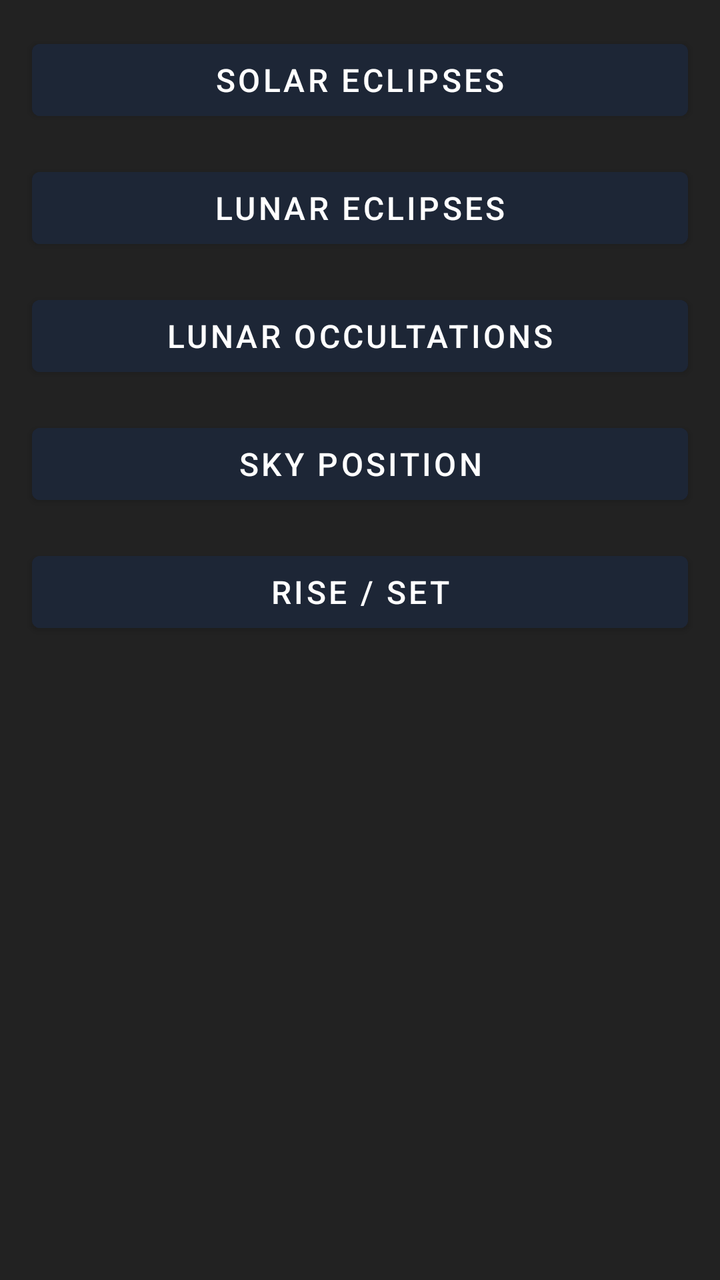
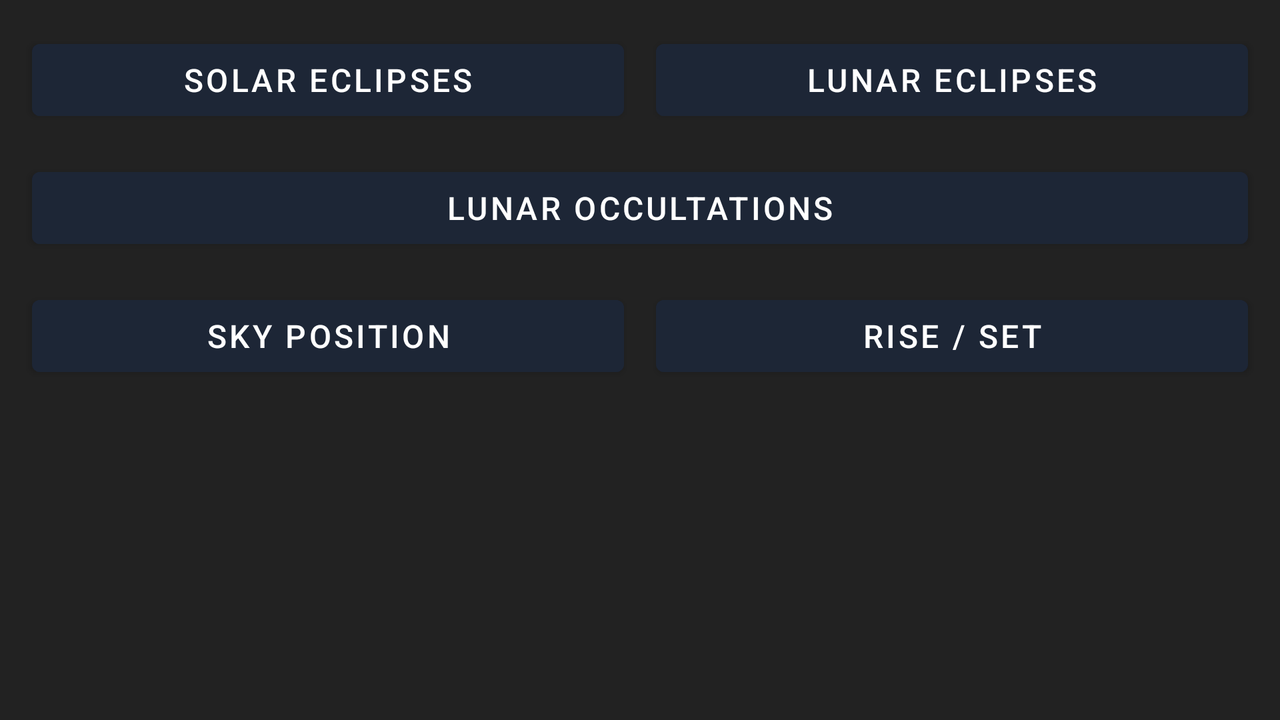

An Android layout and its configuration variant, each rendered on a device that would load it. The default file and the variant file are quoted in full after the pictures.
<!-- AndroidManifest.xml: activity theme Theme.PlanetsPosition.NoActionBar -->
<!-- res/layout/fragment_main.xml -->
<?xml version="1.0" encoding="utf-8"?>
<androidx.constraintlayout.widget.ConstraintLayout xmlns:android="http://schemas.android.com/apk/res/android"
    xmlns:app="http://schemas.android.com/apk/res-auto"
    android:layout_width="match_parent"
    android:layout_height="match_parent"
    android:background="@color/main_back">

    <Button
        android:id="@+id/buttonSEMain"
        android:layout_width="0dp"
        android:layout_height="wrap_content"
        android:layout_marginStart="16dp"
        android:layout_marginTop="16dp"
        android:layout_marginEnd="16dp"
        android:backgroundTint="@color/button_back"
        android:text="@string/nav_solar_eclipse"
        android:textColor="@color/button_text"
        android:textSize="@dimen/label_planets_text"
        app:layout_constraintEnd_toEndOf="parent"
        app:layout_constraintHorizontal_bias="0.0"
        app:layout_constraintStart_toStartOf="parent"
        app:layout_constraintTop_toTopOf="parent" />

    <Button
        android:id="@+id/buttonLEMain"
        android:layout_width="0dp"
        android:layout_height="wrap_content"
        android:layout_marginStart="16dp"
        android:layout_marginLeft="16dp"
        android:layout_marginTop="16dp"
        android:layout_marginEnd="16dp"
        android:layout_marginRight="16dp"
        android:backgroundTint="@color/button_back"
        android:text="@string/nav_lunar_eclipse"
        android:textColor="@color/button_text"
        android:textSize="@dimen/label_planets_text"
        app:layout_constraintEnd_toEndOf="parent"
        app:layout_constraintStart_toStartOf="parent"
        app:layout_constraintTop_toBottomOf="@+id/buttonSEMain" />

    <Button
        android:id="@+id/buttonLOMain"
        android:layout_width="0dp"
        android:layout_height="wrap_content"
        android:layout_marginStart="16dp"
        android:layout_marginLeft="16dp"
        android:layout_marginTop="16dp"
        android:layout_marginEnd="16dp"
        android:layout_marginRight="16dp"
        android:backgroundTint="@color/button_back"
        android:text="@string/nav_lunar_occultion"
        android:textColor="@color/button_text"
        android:textSize="@dimen/label_planets_text"
        app:layout_constraintEnd_toEndOf="parent"
        app:layout_constraintStart_toStartOf="parent"
        app:layout_constraintTop_toBottomOf="@+id/buttonLEMain" />

    <Button
        android:id="@+id/buttonSky"
        android:layout_width="0dp"
        android:layout_height="wrap_content"
        android:layout_marginStart="16dp"
        android:layout_marginLeft="16dp"
        android:layout_marginTop="16dp"
        android:layout_marginEnd="16dp"
        android:layout_marginRight="16dp"
        android:backgroundTint="@color/button_back"
        android:text="@string/nav_sky_position"
        android:textColor="@color/button_text"
        android:textSize="@dimen/label_planets_text"
        app:layout_constraintEnd_toEndOf="parent"
        app:layout_constraintStart_toStartOf="parent"
        app:layout_constraintTop_toBottomOf="@+id/buttonLOMain" />

    <Button
        android:id="@+id/buttonRiseSet"
        android:layout_width="0dp"
        android:layout_height="wrap_content"
        android:layout_marginStart="16dp"
        android:layout_marginLeft="16dp"
        android:layout_marginTop="16dp"
        android:layout_marginEnd="16dp"
        android:layout_marginRight="16dp"
        android:backgroundTint="@color/button_back"
        android:text="@string/nav_rise_set"
        android:textColor="@color/button_text"
        android:textSize="@dimen/label_planets_text"
        app:layout_constraintEnd_toEndOf="parent"
        app:layout_constraintStart_toStartOf="parent"
        app:layout_constraintTop_toBottomOf="@+id/buttonSky" />

</androidx.constraintlayout.widget.ConstraintLayout>
<!-- resources referenced by this layout -->
<resources>
  <color name="button_back">#1d2636</color>
  <color name="button_text">#ffffff</color>
  <color name="main_back">#222222</color>
  <dimen name="label_planets_text">16sp</dimen>
  <string name="nav_lunar_eclipse">Lunar Eclipses</string>
  <string name="nav_lunar_occultion">Lunar Occultations</string>
  <string name="nav_rise_set">Rise / Set</string>
  <string name="nav_sky_position">Sky Position</string>
  <string name="nav_solar_eclipse">Solar Eclipses</string>
  <style name="Theme.PlanetsPosition.NoActionBar">
          <item name="windowActionBar">false</item>
          <item name="windowNoTitle">true</item>
      </style>
</resources>
<!-- res/layout-land/fragment_main.xml (the repository's variant of the layout above) -->
<!-- drawn on the phone turned sideways -->
<?xml version="1.0" encoding="utf-8"?>
<androidx.constraintlayout.widget.ConstraintLayout xmlns:android="http://schemas.android.com/apk/res/android"
    xmlns:app="http://schemas.android.com/apk/res-auto"
    android:layout_width="match_parent"
    android:layout_height="match_parent"
    android:background="@color/main_back">

    <androidx.constraintlayout.widget.Guideline
        android:id="@+id/main_guide1"
        android:layout_width="wrap_content"
        android:layout_height="wrap_content"
        android:orientation="vertical"
        app:layout_constraintGuide_percent="0.5" />

    <Button
        android:id="@+id/buttonSEMain"
        android:layout_width="0dp"
        android:layout_height="wrap_content"
        android:layout_marginStart="16dp"
        android:layout_marginTop="16dp"
        android:layout_marginEnd="8dp"
        android:backgroundTint="@color/button_back"
        android:text="@string/nav_solar_eclipse"
        android:textColor="@color/button_text"
        android:textSize="@dimen/label_planets_text"
        app:layout_constraintEnd_toStartOf="@+id/main_guide1"
        app:layout_constraintStart_toStartOf="parent"
        app:layout_constraintTop_toTopOf="parent" />

    <Button
        android:id="@+id/buttonLEMain"
        android:layout_width="0dp"
        android:layout_height="wrap_content"
        android:layout_marginStart="8dp"
        android:layout_marginTop="16dp"
        android:layout_marginEnd="16dp"
        android:backgroundTint="@color/button_back"
        android:text="@string/nav_lunar_eclipse"
        android:textColor="@color/button_text"
        android:textSize="@dimen/label_planets_text"
        app:layout_constraintEnd_toEndOf="parent"
        app:layout_constraintStart_toStartOf="@+id/main_guide1"
        app:layout_constraintTop_toTopOf="parent" />

    <Button
        android:id="@+id/buttonLOMain"
        android:layout_width="0dp"
        android:layout_height="wrap_content"
        android:layout_marginStart="16dp"
        android:layout_marginLeft="16dp"
        android:layout_marginTop="16dp"
        android:layout_marginEnd="16dp"
        android:layout_marginRight="16dp"
        android:backgroundTint="@color/button_back"
        android:text="@string/nav_lunar_occultion"
        android:textColor="@color/button_text"
        android:textSize="@dimen/label_planets_text"
        app:layout_constraintEnd_toEndOf="parent"
        app:layout_constraintStart_toStartOf="parent"
        app:layout_constraintTop_toBottomOf="@+id/buttonSEMain" />

    <Button
        android:id="@+id/buttonSky"
        android:layout_width="0dp"
        android:layout_height="wrap_content"
        android:layout_marginStart="16dp"
        android:layout_marginTop="16dp"
        android:layout_marginEnd="8dp"
        android:backgroundTint="@color/button_back"
        android:text="@string/nav_sky_position"
        android:textColor="@color/button_text"
        android:textSize="@dimen/label_planets_text"
        app:layout_constraintEnd_toStartOf="@+id/main_guide1"
        app:layout_constraintStart_toStartOf="parent"
        app:layout_constraintTop_toBottomOf="@+id/buttonLOMain" />

    <Button
        android:id="@+id/buttonRiseSet"
        android:layout_width="0dp"
        android:layout_height="wrap_content"
        android:layout_marginStart="8dp"
        android:layout_marginTop="16dp"
        android:layout_marginEnd="16dp"
        android:backgroundTint="@color/button_back"
        android:text="@string/nav_rise_set"
        android:textColor="@color/button_text"
        android:textSize="@dimen/label_planets_text"
        app:layout_constraintEnd_toEndOf="parent"
        app:layout_constraintStart_toStartOf="@+id/main_guide1"
        app:layout_constraintTop_toBottomOf="@+id/buttonLOMain" />

</androidx.constraintlayout.widget.ConstraintLayout>
